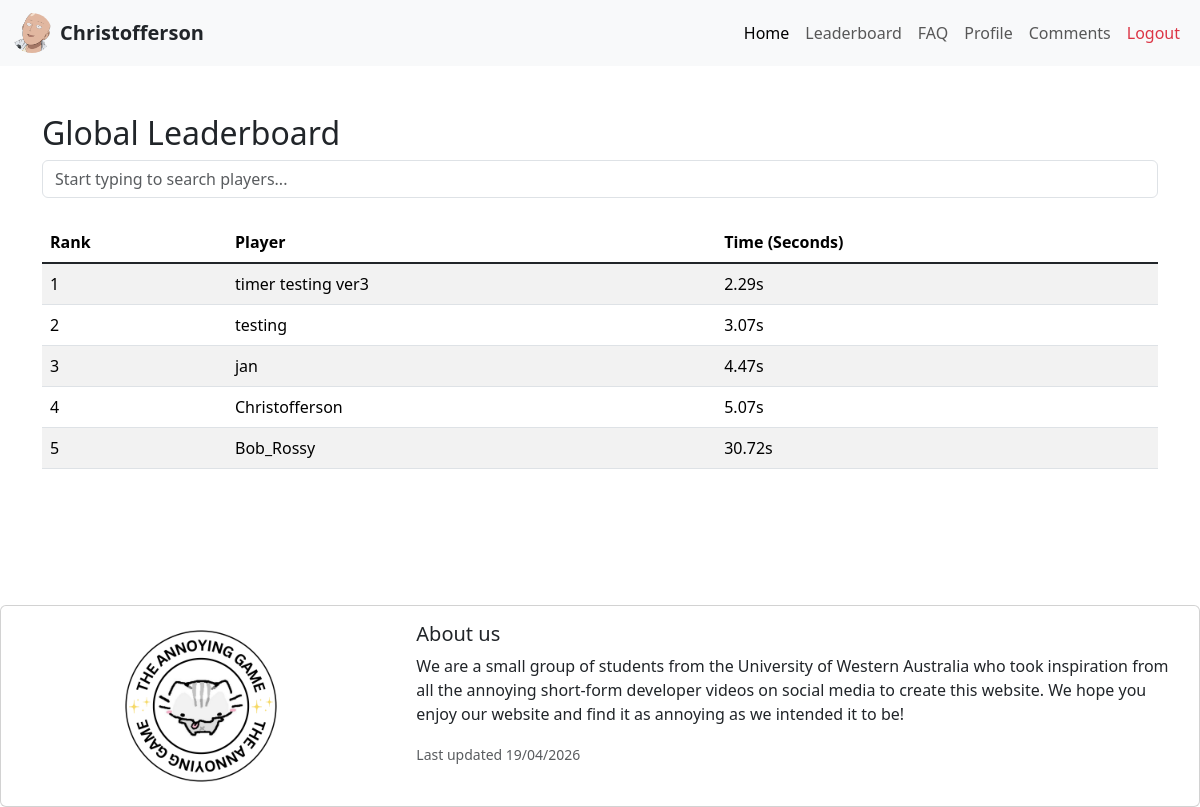
/leaderboard (signed in), run on the app's committed database.
### flaskr/zmodels.py (models this page shows, shortened)
class User(db.Model, SerializerMixin):
    __tablename__ = 'users'
    id = db.Column(db.Integer, primary_key=True)
    profile_image = db.Column(db.String, nullable=False, server_default='icon_head.jpg')
    banner_image = db.Column(db.String, nullable=False, server_default='default_banner.png')
    name = db.Column(db.String, nullable=False)
    username = db.Column(db.String(80), unique=True, nullable=False)
    _password_hash = db.Column(db.String)
    @hybrid_property
    def password_hash(self):
        raise AttributeError("Password hashes may not be viewed.")
    @password_hash.setter
    def password_hash(self, password):
        password_hash = bcrypt.generate_password_hash(
            password.encode('utf-8')
        )
        self._password_hash = password_hash.decode('utf-8')
    serialize_rules = ('-password_hash', '-_password_hash', '-scores.user')
    scores = db.relationship('Score', backref='user', cascade="all, delete-orphan")
    comments = db.relationship('Comment', backref='user', cascade="all, delete-orphan")
    @property
    def total_time(self):
        secret_times = [float(score.best_time) for score in self.scores if score.task_name == 'secret_ending'] #if the user chose the secret ending the task_name == 'secret_ending'. else task_name = 'standard_ending'
        if secret_times: #if player managed to get a 'secret_ending' play on last level -> return the time from just last level and no other level -> total_time = secret_ending time
            return min(secret_times)
        REQUIRED_TASKS = 8  # change this value depending on how many games we have
        best_task_times = {}
        for score in self.scores:
            time = float(score.best_time)
            task = score.task_name
            if task not in best_task_times or time < best_task_times[task]:
                best_task_times[task] = time
        if len(best_task_times) < REQUIRED_TASKS:
            return 0.0
        total = sum(best_task_times.values())
        return round(total, 2)

class Score(db.Model, SerializerMixin):
    __tablename__ = 'score'
    id = db.Column(db.Integer, primary_key=True)
    user_id = db.Column(db.Integer, db.ForeignKey('users.id'), nullable=False)
    task_name = db.Column(db.String(50), nullable=False)
    best_time = db.Column(db.Float, nullable=False)

### flaskr/zroutes.py (the view)
@main.route('/leaderboard')
def leaderboard():
    all_users = User.query.all()
    finished_users = [user for user in all_users if user.total_time > 0]
    sorted_users = sorted(finished_users, key=lambda u: u.total_time, reverse=False)
    for index, user in enumerate(sorted_users):
        user.real_rank = index + 1
    display_users = sorted_users[:20]
    if current_user.is_authenticated and current_user.total_time > 0:
        if current_user not in display_users:
            for user in sorted_users:
                if user.id == current_user.id:
                    display_users.append(user)
                    break
    return render_template('leaderboard.html', users=display_users)

### flaskr/templates/leaderboard.html (shortened to what this page needs)
<!doctype html>
<html lang="en">
  <head>
    <link href="https://cdn.jsdelivr.net/npm/bootstrap@5.3.8/dist/css/bootstrap.min.css" rel="stylesheet">
    <link rel="stylesheet" href="{{ url_for('static', filename='global.css') }}">
  </head>
  <body>
    {% include 'components/navbar.html' %}
    <div class="container mt-5">
        <h2>Global Leaderboard</h2>
        <input
          type="text"
          id="searchInput"
          class="form-control mb-4"
          placeholder="Start typing to search players..."
        >
        <table class="table table-striped mt-3">
            <thead>
                <tr>
                    <th>Rank</th>
                    <th>Player</th>
                    <th>Time (Seconds)</th>
                </tr>
            </thead>
            <tbody id="leaderboardBody" class="table-group-divider">
              {% for user in users %}
              <tr class="{% if current_user.is_authenticated and user.id == current_user.id %}table-warning{% endif %}">
                <td>{{ user.real_rank }}</td>
                <td>{{ user.username }}</td>
                <td>{{ user.total_time }}s</td>
              </tr>
              {% endfor %}
            </tbody>
        </table>
    </div>
    <br><br><br><br><br>
    {% include 'components/footer.html' %}
  </body>
</html>

### flaskr/templates/components/navbar.html (shortened to what this page needs)
<nav class="navbar navbar-expand-lg bg-body-tertiary">
    <div class="container-fluid">
        {% if session.get('user_id') %}
        <a class="navbar-brand d-flex align-items-center text-dark" href="{{ url_for('main.profile') }}">
            <img src="{{ url_for('static', filename='images/' + current_user.profile_image) }}"
                 class="rounded-circle me-2" style="width: 40px; height: 40px; object-fit: cover;" alt="Profile">
            <span class="fw-bold fs-5">{{ current_user.username }}</span>
        </a>
        {% endif %}
        <div class="collapse navbar-collapse" id="navbarNavAltMarkup">
            <div class="navbar-nav ms-auto">
                <a class="nav-link active hover-btn" href="{{ url_for('main.home') }}">Home</a>
                <a class="nav-link hover-btn" href="{{ url_for('main.leaderboard') }}">Leaderboard</a>
                <a class="nav-link hover-btn" href="{{ url_for('main.faq') }}">FAQ</a>
                {% if session.get('user_id') %}
                    <a class="nav-link hover-btn" href="{{ url_for('main.profile') }}">Profile</a>
                    <a class="nav-link hover-btn" href="{{ url_for('main.comments') }}">Comments</a>
                    <a class="nav-link text-danger hover-btn" href="#" id="logoutBtn">Logout</a>
                {% else %}
                    <a class="nav-link text-primary hover-btn" href="{{ url_for('main.signin_page') }}">Sign In</a>
                    <a class="nav-link text-success hover-btn" href="{{ url_for('main.signup_page') }}">Sign Up</a>
                {% endif %}
            </div>
        </div>
    </div>
</nav>

### flaskr/static/global.css (style rules this page uses)
.hover-btn { transition: transform 0.2s ease-in-out; }

### data on the page
User: profile_image (picture), username "Christofferson", real_rank "4", total_time "5.07"
User: real_rank "1", username "timer testing ver3", total_time "2.29"
User: real_rank "2", username "testing", total_time "3.07"
User: real_rank "3", username "jan", total_time "4.47"
User: real_rank "5", username "Bob_Rossy", total_time "30.72"
